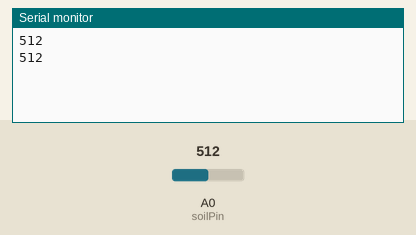
The sketch below on a simulated Arduino Uno, built with avr-gcc and run on an emulated ATmega328P. Shown: the last lines printed to the serial monitor. The test bench sets the inputs (shaded band); at power-on: A0 (soilPin) = 512.

Above: at 1.9 s.
2.0 s: A0 (soilPin) set to 716
At 2.7 s:
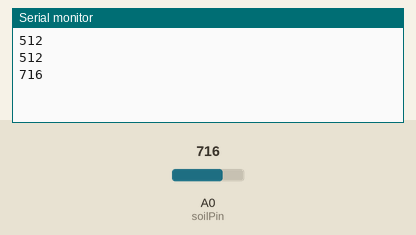
3.5 s: A0 (soilPin) set to 900
At 5.1 s:
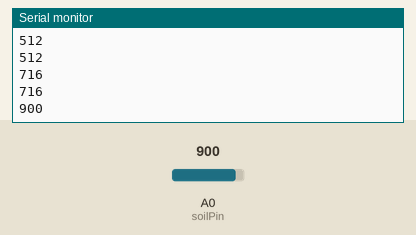
Timing chart, 0 to 6.6 s (numbered marks = the images above; inputs shaded):
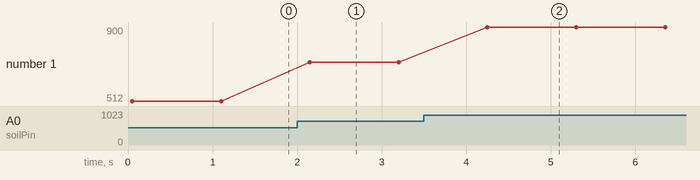

The sketch:

soilTest.ino
```cpp
float val = 0; //value for storing moisture value
int soilPin = A0;//Declare a variable for the soil moisture sensor
int soilPower = 5;//Variable for Soil moisture Power
void setup() {
  // put your setup code here, to run once:
  Serial.begin(115200);   // open serial over USB

  pinMode(soilPower, OUTPUT);//Set D7 as an OUTPUT
  digitalWrite(soilPower, LOW);//Set to LOW so no power is flowing through the sensor
}

void loop() {
  // put your main code here, to run repeatedly:
Serial.println(readSoil());
delay(1000);
}
int readSoil(){
    digitalWrite(soilPower, HIGH);//turn D7 "On"
    delay(50);//wait 10 milliseconds
    val = analogRead(soilPin);//Read the SIG value form sensor
    digitalWrite(soilPower, LOW);//turn D7 "Off"
    return val;//send current moisture value
}
```

Measured:
- after the input at 2.0 s, the serial monitor: prints a new line after 0.15 s (image 1)
- after the input at 3.5 s, the serial monitor: prints a new line after 0.75 s (image 2)
- plotted number 1: 512 → 716 after the input at 2.0 s, 716 → 900 after the input at 3.5 s
